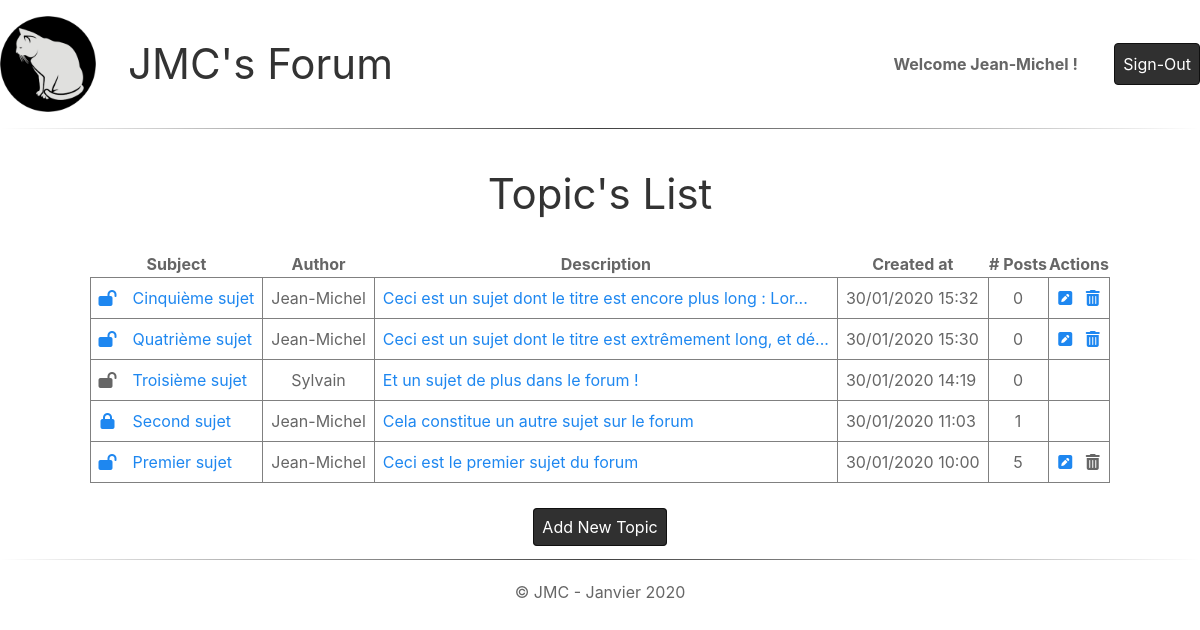
The app's page /index.php (signed in) with its own data.
### tables this page shows
CREATE TABLE IF NOT EXISTS `topic` (
  `id_topic` int(11) NOT NULL AUTO_INCREMENT,
  `title` varchar(255) NOT NULL,
  `description` text NOT NULL,
  `created_at` datetime NOT NULL DEFAULT CURRENT_TIMESTAMP,
  `id_user` int(11) NOT NULL,
  `is_closed` int(1) NOT NULL DEFAULT '0',
  PRIMARY KEY (`id_topic`),
  KEY `topic_user_FK` (`id_user`),
  CONSTRAINT `topic_user_FK` FOREIGN KEY (`id_user`) REFERENCES `user` (`id_user`)
);

CREATE TABLE IF NOT EXISTS `user` (
  `id_user` int(11) NOT NULL AUTO_INCREMENT,
  `passwd` varchar(255) NOT NULL DEFAULT '0',
  `registered_at` datetime NOT NULL DEFAULT CURRENT_TIMESTAMP,
  `last_visit` datetime NOT NULL DEFAULT CURRENT_TIMESTAMP,
  `firstname` varchar(32) DEFAULT NULL,
  `lastname` varchar(32) DEFAULT NULL,
  `mail` varchar(255) NOT NULL,
  `pseudo` varchar(32) NOT NULL,
  PRIMARY KEY (`id_user`),
  UNIQUE KEY `user_AK` (`pseudo`)
);

### src/controllers/TopicController.class.php (called while the page is built, shortened)
<?php
    require_once MODEL_PATH."TopicModel.class.php";
    final class TopicController implements ControllerInterface {
        private $_topic ;
        public function __construct(){
            $this->_topic = new TopicModel();
        }
        public function indexAction(){
            return array(
                "view" => 'viewTopics.php',
                "data" => $this->_topic->getTopicsList()
            );
        }
    }
?>

### src/models/TopicModel.class.php (called while the page is built, shortened)
<?php
    final class TopicModel extends DBC {
        public function getTopicsList() {
            $sql = "SELECT t.id_topic, t.title, t.description, t.created_at, t.is_closed, u.pseudo, COUNT(p.id_post) AS nb_posts FROM topic t
                    JOIN user u
                    ON t.id_user = u.id_user
                    LEFT JOIN post p
                    ON t.id_topic = p.id_topic
                    GROUP BY t.id_topic
                    ORDER BY t.created_at DESC" ;
            $stmt = self::$_connexion->query($sql) ;
            return ($stmt->fetchAll()) ;
        }
    }
?>

### views/viewTopics.php (the view, shortened to what this page needs)
<h1>Topic's List</h1>
<?php
    $topics=$result['data'] ;
    if (is_array($topics) && (count($topics) > 0)) {
        if (isset($_SESSION['user']))
            $pseudo = $_SESSION['user']['pseudo'] ;
        else
            $pseudo = null ;
?>
    <div>
        <table>
            <thead>
                <tr>
                    <th class="center" colspan="2">Subject</th>
                    <th class="center">Author</th>
                    <th class="center">Description</th>
                    <th class="center">Created at</th>
                    <th class="center"># Posts</th>
                    <th class="center">Actions</th>
                </tr>
            </thead>
            <tbody>
<?php
            foreach($topics as $topic) {
?>
                <tr>
                    <td class="center nb-right">
<?php
                    if ($topic['pseudo'] == $pseudo) {
?>
                        <a href="index.php?ctrl=Topic&action=toggle&id=<?=$topic['id_topic']?>">
<?php
                    }
?>
                        <i class="fas fa-<?=($topic['is_closed'] != '0') ? 'lock' : 'lock-open'?>"></i>
<?php
                    if ($topic['pseudo'] == $pseudo) {
?>
                        </a>
<?php
                    }
?>
                    </td>
                    <td class="left nb-left"><a href="index.php?ctrl=Post&action=list&id=<?=$topic['id_topic']?>"><?=$topic['title']?></a></td>
                    <td class="center"><?=ucwords($topic['pseudo'], "-_\t\r\n\f\v")?></td>
                    <td class="left"><a href="index.php?ctrl=Post&action=list&id=<?=$topic['id_topic']?>"><?=strlen($topic['description'])>64?substr($topic['description'],0,61)."...":$topic['description']?></a></td>
                    <td class="left"><?=date_format(new DateTime($topic['created_at']), "d/m/Y H:i")?></td>
                    <td class="center"><?=$topic['nb_posts']?></td>
                    <td class="center">
<?php
                    if (($topic['is_closed'] == '0') && ($topic['pseudo'] == $pseudo)) {
?>
                        <a href="index.php?ctrl=Topic&action=update&id=<?=$topic['id_topic']?>"><i class="fas fa-pen-square"></i></a>
<?php
                    }
?>
<?php
                    if (($topic['is_closed'] == '0') && ($topic['pseudo'] == $pseudo)) {
                        if ($topic['nb_posts'] == 0) {
?>
                        <a href="index.php?ctrl=Topic&action=delete&id=<?=$topic['id_topic']?>" class="del-topic">
<?php
                        }
?>
                        <i class="fas fa-trash-alt"></i>
<?php
                        if ($topic['nb_posts'] == 0) {
?>
                        </a>
<?php
                        }
                    }
?>
                    </td>
                </tr>
<?php
            }
?>
            </tbody>
        </table>
    </div>
<?php
    } else {
?>
        <p><strong>No topics yet !</strong></p>
<?php
    }
    if(isset($_SESSION['user'])) {
?>
        <a class="button" href="index.php?ctrl=Topic&action=new">Add New Topic</a>
<?php
    }
?>

### public/css/style.css (style rules this page uses)
* { box-sizing: border-box; }
.left { text-align: left; }
.center { text-align: center; }
.button { border: 1px solid #101010 ; background-color: #303030; color:white; border-radius: .25em; padding: .5em; text-align: center; text-decoration: none; }
body { max-width: 1200px; margin: auto; }
table { margin: 2em auto; border-collapse: collapse; }
table tr td { border: 1px solid #808080; padding: .5em; }
table td.nb-left { border-left: 0; }
table td.nb-right { border-right: 0; }

### records on screen
topic: is_closed 0 (drawn), title "Cinquième sujet", id_user.pseudo "Jean-Michel", description "Ceci est un sujet dont le titre est encore plus long : Lor", created_at "30/01/2020 15:32", nb_posts "0"
topic: is_closed 0 (drawn), title "Quatrième sujet", id_user.pseudo "Jean-Michel", description "Ceci est un sujet dont le titre est extrêmement long, et dé", created_at "30/01/2020 15:30", nb_posts "0"
topic: is_closed 0 (drawn), title "Troisième sujet", id_user.pseudo "Sylvain", description "Et un sujet de plus dans le forum !", created_at "30/01/2020 14:19", nb_posts "0"
topic: is_closed 1 (drawn), title "Second sujet", id_user.pseudo "Jean-Michel", description "Cela constitue un autre sujet sur le forum", created_at "30/01/2020 11:03", nb_posts "1"
topic: is_closed 0 (drawn), title "Premier sujet", id_user.pseudo "Jean-Michel", description "Ceci est le premier sujet du forum", created_at "30/01/2020 10:00", nb_posts "5"

### other values on screen
$_SESSION['user']['pseudo'] "Jean-Michel"
